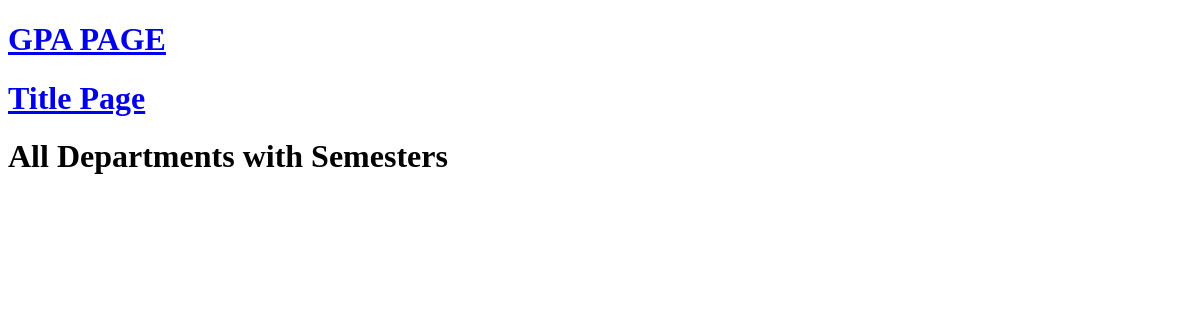
/, run on an earlier commit of the app's database.
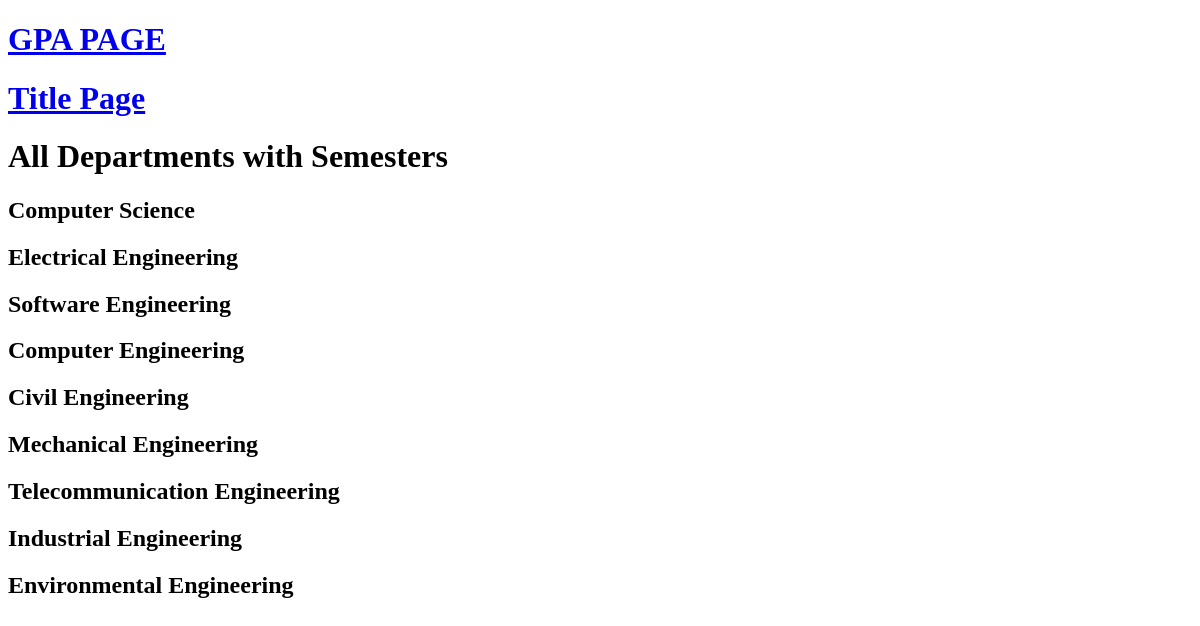
And on a later commit of the database.
### uettApp/models.py (models this page shows, shortened)
class Department(models.Model):
    id = models.UUIDField(primary_key=True, default=uuid.uuid4, editable=False)
    name = models.CharField(max_length=200)
    nickname = models.CharField(max_length=10)

### uettApp/views.py (the view)
# urls.py: path('', views.home, name='home'),
def home(request):
    departments = Department.objects.all()
    semesters = Semester.objects.all()  # Get all semesters
    context = {'departments': departments, 'semesters': semesters}
    return render(request, 'uettApp/home.html', context)

### uettApp/templates/uettApp/home.html (shortened to what this page needs)
<!DOCTYPE html>
<html lang="en">
<head>
</head>
<body>
    <h1><a target='blank' href="{% url 'gpa' %}">GPA PAGE</a></h1>
    <h1><a target='blank' href="#">Title Page</a></h1>
    <h1>All Departments with Semesters</h1>
    {% for department in departments %}
        <h2>{{ department.name }}</h2>
    {% endfor %}
</body>
</html>

What changed in the data, as far as the page shows it:
added Department: name "Computer Science"
added Department: name "Electrical Engineering"
added Department: name "Software Engineering"
added Department: name "Computer Engineering"
added Department: name "Civil Engineering"
added Department: name "Mechanical Engineering"
added Department: name "Telecommunication Engineering"
added Department: name "Industrial Engineering"
added Department: name "Environmental Engineering"
